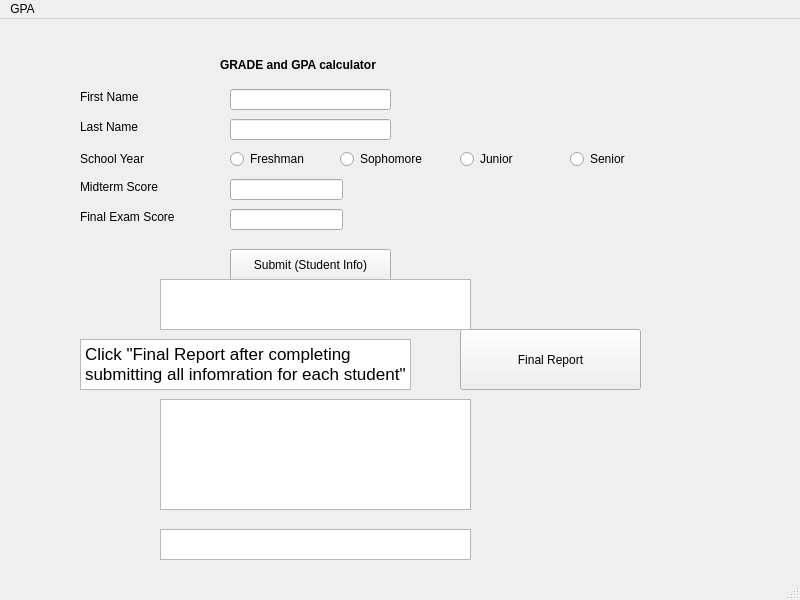
<?xml version="1.0" encoding="UTF-8"?>
<ui version="4.0">
 <class>MainWindow</class>
 <widget class="QMainWindow" name="MainWindow">
  <property name="geometry">
   <rect>
    <x>0</x>
    <y>0</y>
    <width>800</width>
    <height>600</height>
   </rect>
  </property>
  <property name="windowTitle">
   <string>GPA</string>
  </property>
  <widget class="QWidget" name="centralwidget">
   <widget class="QLabel" name="lable_top">
    <property name="enabled">
     <bool>true</bool>
    </property>
    <property name="geometry">
     <rect>
      <x>150</x>
      <y>30</y>
      <width>300</width>
      <height>31</height>
     </rect>
    </property>
    <property name="minimumSize">
     <size>
      <width>0</width>
      <height>0</height>
     </size>
    </property>
    <property name="maximumSize">
     <size>
      <width>16777215</width>
      <height>16777215</height>
     </size>
    </property>
    <property name="font">
     <font>
      <weight>75</weight>
      <bold>true</bold>
     </font>
    </property>
    <property name="text">
     <string/>
    </property>
   </widget>
   <widget class="QLabel" name="label_top">
    <property name="geometry">
     <rect>
      <x>220</x>
      <y>30</y>
      <width>241</width>
      <height>31</height>
     </rect>
    </property>
    <property name="font">
     <font>
      <weight>75</weight>
      <bold>true</bold>
     </font>
    </property>
    <property name="text">
     <string>GRADE and GPA calculator</string>
    </property>
   </widget>
   <widget class="QLabel" name="label_school_year">
    <property name="geometry">
     <rect>
      <x>80</x>
      <y>130</y>
      <width>121</width>
      <height>20</height>
     </rect>
    </property>
    <property name="text">
     <string>School Year</string>
    </property>
   </widget>
   <widget class="QLabel" name="label_first_name">
    <property name="geometry">
     <rect>
      <x>80</x>
      <y>70</y>
      <width>71</width>
      <height>16</height>
     </rect>
    </property>
    <property name="text">
     <string>First Name</string>
    </property>
   </widget>
   <widget class="QLabel" name="label_last_name">
    <property name="geometry">
     <rect>
      <x>80</x>
      <y>100</y>
      <width>91</width>
      <height>16</height>
     </rect>
    </property>
    <property name="text">
     <string>Last Name</string>
    </property>
   </widget>
   <widget class="QLabel" name="label_midterm">
    <property name="geometry">
     <rect>
      <x>80</x>
      <y>160</y>
      <width>91</width>
      <height>16</height>
     </rect>
    </property>
    <property name="text">
     <string>Midterm Score</string>
    </property>
   </widget>
   <widget class="QLabel" name="label_final">
    <property name="geometry">
     <rect>
      <x>80</x>
      <y>190</y>
      <width>111</width>
      <height>16</height>
     </rect>
    </property>
    <property name="text">
     <string>Final Exam Score</string>
    </property>
   </widget>
   <widget class="QLineEdit" name="input_first">
    <property name="geometry">
     <rect>
      <x>230</x>
      <y>70</y>
      <width>161</width>
      <height>21</height>
     </rect>
    </property>
   </widget>
   <widget class="QLineEdit" name="input_last">
    <property name="geometry">
     <rect>
      <x>230</x>
      <y>100</y>
      <width>161</width>
      <height>21</height>
     </rect>
    </property>
   </widget>
   <widget class="QRadioButton" name="freshman">
    <property name="geometry">
     <rect>
      <x>230</x>
      <y>130</y>
      <width>100</width>
      <height>20</height>
     </rect>
    </property>
    <property name="text">
     <string>Freshman</string>
    </property>
   </widget>
   <widget class="QRadioButton" name="sophomore">
    <property name="geometry">
     <rect>
      <x>340</x>
      <y>130</y>
      <width>100</width>
      <height>20</height>
     </rect>
    </property>
    <property name="text">
     <string>Sophomore</string>
    </property>
   </widget>
   <widget class="QRadioButton" name="junior">
    <property name="geometry">
     <rect>
      <x>460</x>
      <y>130</y>
      <width>100</width>
      <height>20</height>
     </rect>
    </property>
    <property name="text">
     <string>Junior</string>
    </property>
   </widget>
   <widget class="QRadioButton" name="senior">
    <property name="geometry">
     <rect>
      <x>570</x>
      <y>130</y>
      <width>100</width>
      <height>20</height>
     </rect>
    </property>
    <property name="text">
     <string>Senior</string>
    </property>
   </widget>
   <widget class="QLineEdit" name="input_midterm">
    <property name="geometry">
     <rect>
      <x>230</x>
      <y>160</y>
      <width>113</width>
      <height>21</height>
     </rect>
    </property>
   </widget>
   <widget class="QLineEdit" name="input_final">
    <property name="geometry">
     <rect>
      <x>230</x>
      <y>190</y>
      <width>113</width>
      <height>21</height>
     </rect>
    </property>
   </widget>
   <widget class="QPushButton" name="submit_student_buttom">
    <property name="geometry">
     <rect>
      <x>230</x>
      <y>230</y>
      <width>161</width>
      <height>32</height>
     </rect>
    </property>
    <property name="text">
     <string>Submit (Student Info)</string>
    </property>
   </widget>
   <widget class="QPushButton" name="submit_final_button">
    <property name="geometry">
     <rect>
      <x>460</x>
      <y>310</y>
      <width>181</width>
      <height>61</height>
     </rect>
    </property>
    <property name="text">
     <string>Final Report</string>
    </property>
   </widget>
   <widget class="QTextBrowser" name="warning_message">
    <property name="geometry">
     <rect>
      <x>80</x>
      <y>320</y>
      <width>331</width>
      <height>51</height>
     </rect>
    </property>
    <property name="html">
     <string>&lt;!DOCTYPE HTML PUBLIC &quot;-//W3C//DTD HTML 4.0//EN&quot; &quot;http://www.w3.org/TR/REC-html40/strict.dtd&quot;&gt;
&lt;html&gt;&lt;head&gt;&lt;meta name=&quot;qrichtext&quot; content=&quot;1&quot; /&gt;&lt;style type=&quot;text/css&quot;&gt;
p, li { white-space: pre-wrap; }
&lt;/style&gt;&lt;/head&gt;&lt;body style=&quot; font-family:'.AppleSystemUIFont'; font-size:13pt; font-weight:400; font-style:normal;&quot;&gt;
&lt;p style=&quot; margin-top:0px; margin-bottom:0px; margin-left:0px; margin-right:0px; -qt-block-indent:0; text-indent:0px;&quot;&gt;Click &amp;quot;Final Report after completing submitting all infomration for each student&amp;quot;&lt;/p&gt;&lt;/body&gt;&lt;/html&gt;</string>
    </property>
   </widget>
   <widget class="QTextBrowser" name="Error_message">
    <property name="geometry">
     <rect>
      <x>160</x>
      <y>260</y>
      <width>311</width>
      <height>51</height>
     </rect>
    </property>
   </widget>
   <widget class="QTextBrowser" name="final_message">
    <property name="geometry">
     <rect>
      <x>160</x>
      <y>510</y>
      <width>311</width>
      <height>31</height>
     </rect>
    </property>
   </widget>
   <widget class="QTextBrowser" name="GPA_display">
    <property name="geometry">
     <rect>
      <x>160</x>
      <y>380</y>
      <width>311</width>
      <height>111</height>
     </rect>
    </property>
   </widget>
  </widget>
  <widget class="QMenuBar" name="menubar">
   <property name="geometry">
    <rect>
     <x>0</x>
     <y>0</y>
     <width>800</width>
     <height>24</height>
    </rect>
   </property>
   <widget class="QMenu" name="menuGPA">
    <property name="title">
     <string>GPA</string>
    </property>
   </widget>
   <addaction name="menuGPA"/>
  </widget>
  <widget class="QStatusBar" name="statusbar"/>
 </widget>
 <resources/>
 <connections/>
</ui>
